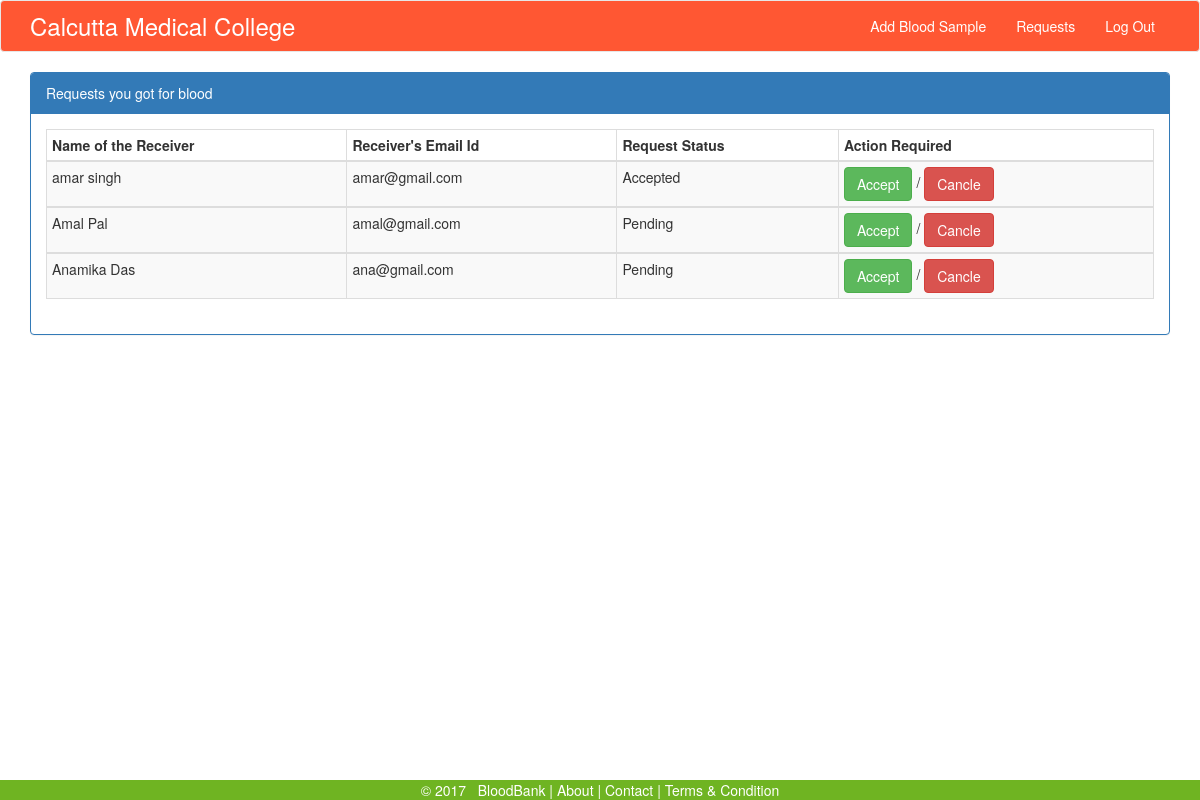
Page /hrequest.php (signed in) on the committed database.
### tables this page shows
CREATE TABLE `hospitals` (
  `hid` int(11) NOT NULL,
  `hname` varchar(100) NOT NULL,
  `hloc` varchar(100) NOT NULL,
  `hemail` varchar(100) NOT NULL,
  `hpass` varchar(100) NOT NULL,
  `htime` varchar(100) NOT NULL
);

CREATE TABLE `request` (
  `reqid` int(11) NOT NULL,
  `bbname` varchar(100) NOT NULL,
  `recname` varchar(100) NOT NULL,
  `recemail` varchar(100) NOT NULL,
  `hid` int(100) NOT NULL,
  `rid` int(100) NOT NULL,
  `reqstatus` varchar(100) NOT NULL DEFAULT 'Pending'
);

### hrequest.php (the view, shortened to what this page needs)
<?php
	include 'connection.php' ;
	if(isset($_SESSION['huid']))
		{
			if((time() - $_SESSION['visit']) > 600)
			{
				echo'<script>';
				echo 'alert("TIME OUT. Please Log in again!");';
				echo 'window.location.href="index.php";';
				echo '</script>';
			}
			else
			{
				$newId = $_SESSION['huid'];
				$sql = "SELECT * FROM hospitals WHERE hid = '$newId'";
				$res = mysqli_query($conn, $sql) or die("Error: ".mysqli_error($conn));
							while($row=mysqli_fetch_array($res))
								{
									?>
<?php include 'head.php' ; ?>
<body>
<?php include 'hnavbar.php' ; ?>
	<div class="container">
		<div class="panel panel-primary">
			<div class="panel-heading">
				Requests you got for blood
			</div>
			<div class="panel-body">
				<div class="table-responsive">
					<table class="table table-condensed table-striped table-bordered table-hover">
						<thead>
							<th>Name of the Receiver</th>
							<th>Receiver's Email Id</th>
							<th>Request Status</th>
							<th>Action Required</th>
						</thead>
			<?php
				$sql = "SELECT * FROM request WHERE hid = '$newId' ";
				$res = mysqli_query($conn, $sql) or die("Error: ".mysqli_error($conn));
					while($row=mysqli_fetch_array($res))
						{
							?>
						<tbody>
							<td><?php echo $row['recname'] ;?></td>
							<td><?php echo $row['recemail'] ;?></td>
							<td><?php echo $row['reqstatus'] ;?></td>
							<td><a href="raccept.php?id=<?php echo $row['rid']; ?>" class="btn btn-success">Accept</a> /
							<a href="rcancle.php?id=<?php echo $row['rid']; ?>" class="btn btn-danger">Cancle</a></td>
						</tbody>
						<?php } ?>
					</table>
				</div>
			</div>
		</div>
	<div
	</div>
<br><br><br><br>
								<?php include 'footer.php';?>
</body>
</html>
								<?php }
			}
		}
		else
		{
				echo'<script>';
				echo 'alert("Please Log in again!");';
				echo 'window.location.href="index.php";';
				echo '</script>';
		}
		?>

### hnavbar.php (shortened to what this page needs)
<nav class="navbar navbar-default" style="background:#FF5733;">
  <div class="container">
    <div class="navbar-header">
      <a class="navbar-brand" href="bankdashboard.php"><font color="White"><font color="White" size="+2"><?php echo $row['hname'] ;?></font></a></font>
    </div>
    <div class="collapse navbar-collapse" id="bs-example-navbar-collapse-1">
		<ul class="nav navbar-nav navbar-right">
			<li><a href="logout.php"><font color="White">Log Out</a></font></li>
		</ul>
		<ul class="nav navbar-nav navbar-right">
			<li><a href="hrequest.php"><font color="White">Requests</a></font></li>
		</ul>
		<ul class="nav navbar-nav navbar-right">
			<li><a href="bloodsample.php"><font color="White">Add Blood Sample</a></font></li>
		</ul>
    </div>
  </div>
</nav>

### footer.php
<div class="footer" id="fbar">
	<center>
	  <span id="fsr">
		<font color="white">&copy 2017 &nbsp; BloodBank |</font></a>
	  </span>
	  <span >
		<a  href=""><font color="white">About</font></a> |
		<a  href=""><font color="white">Contact</font></a> |
		<a  href=""><font color="white">Terms &amp Condition</font></a>
	  </span>
	</center>
</div>

### head.php (style rules this page uses)
.footer { position: fixed; left: 0; bottom: 0; width: 100%; background-color: #6FB422; color: white; text-align: center; }

### rows in the picture
hospitals: hname "Calcutta Medical College"
request: recname "amar singh", recemail "amar@gmail.com", reqstatus "Accepted"
request: recname "Amal Pal", recemail "amal@gmail.com", reqstatus "Pending"
request: recname "Anamika Das", recemail "ana@gmail.com", reqstatus "Pending"
